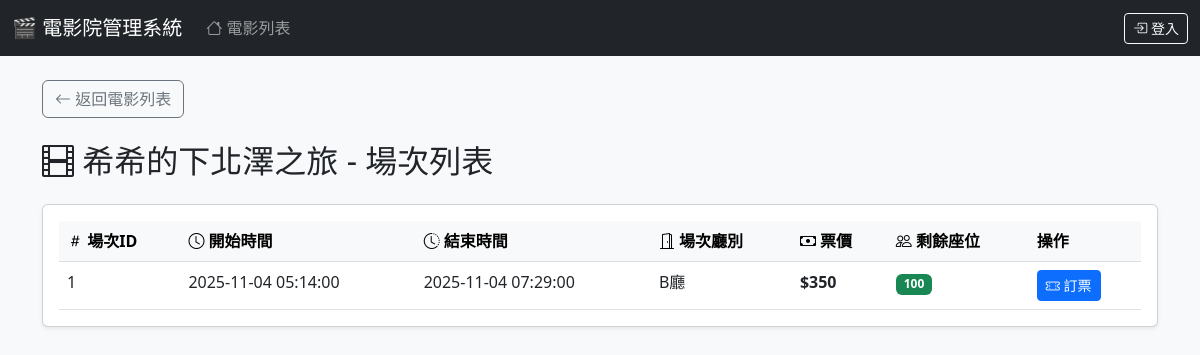
The page /public/screening_list.php?movie_id=1 on the database its author committed.
### tables this page shows
CREATE TABLE `movie` (
  `MovieID` int(15) NOT NULL COMMENT '電影編號',
  `Title` varchar(255) NOT NULL COMMENT '電影名稱',
  `Genre` varchar(255) NOT NULL COMMENT '電影類型',
  `Duration` int(11) NOT NULL COMMENT '電影時長(分鐘)',
  `img` varchar(100) NOT NULL COMMENT '電影圖片的路徑'
);

CREATE TABLE `screening` (
  `ScreeningID` int(15) NOT NULL COMMENT '場次編號',
  `MovieID` int(15) NOT NULL COMMENT '電影編號',
  `StartTime` datetime NOT NULL COMMENT '場次開始時間',
  `Hall` varchar(20) NOT NULL COMMENT '場次廳別',
  `Price` int(11) NOT NULL COMMENT '場次票價',
  `TotalSeats` int(11) NOT NULL COMMENT '場次總座位',
  `AvailableSeats` int(11) NOT NULL COMMENT '場次剩餘座位'
);

### public/screening_list.php (the view, shortened to what this page needs)
<?php
    $movie_id = intval($_GET['movie_id']);
    require_once "../config/db_conn.php";
    $sql_movie = "select * from movie where MovieID = ?";
    $stmt = $db->prepare($sql_movie);
    $stmt->execute([$movie_id]);
    $movie = $stmt->fetch();
    $sql_screenings = "
    SELECT
        s.*,
        endTime(s.StartTime, m.Duration) AS EndTime
    FROM screening s
    JOIN movie m ON s.MovieID = m.MovieID
    WHERE s.MovieID = ?
    ORDER BY s.StartTime ASC
";
    $stmt2 = $db->prepare($sql_screenings);
    $stmt2->execute([$movie_id]);
    $screenings = $stmt2->fetchAll();
?>
<!DOCTYPE html>
<html lang="zh-TW">
<head>
    <link href="https://cdn.jsdelivr.net/npm/bootstrap@5.3.0/dist/css/bootstrap.min.css" rel="stylesheet">
    <link rel="stylesheet" href="https://cdn.jsdelivr.net/npm/bootstrap-icons@1.11.0/font/bootstrap-icons.css">
</head>
<body class="bg-light">
<?php include '../LoginView/navbar.php'; ?>
<div class="container">
    <div class="mb-4">
        <a href="../index.php" class="btn btn-outline-secondary">
            <i class="bi bi-arrow-left"></i> 返回電影列表
        </a>
    </div>
    <h2 class="mb-4">
        <i class="bi bi-film"></i> <?= htmlspecialchars($movie['Title'])?> - 場次列表
    </h2>
    <div class="card shadow-sm">
        <div class="card-body">
            <table class="table table-hover mb-0">
                <thead class="table-light">
                    <tr>
                        <th><i class="bi bi-hash"></i> 場次ID</th>
                        <th><i class="bi bi-clock"></i> 開始時間</th>
                        <th><i class="bi bi-clock-history"></i> 結束時間</th>
                        <th><i class="bi bi-door-open"></i> 場次廳別</th>
                        <th><i class="bi bi-cash"></i> 票價</th>
                        <th><i class="bi bi-people"></i> 剩餘座位</th>
                        <th>操作</th>
                    </tr>
                </thead>
                <tbody>
                    <?php foreach ($screenings as $row) { ?>
                    <tr>
                        <td><?= $row['ScreeningID'] ?></td>
                        <td><?= $row['StartTime'] ?></td>
                        <td><?= $row['EndTime'] ?></td>
                        <td><?= htmlspecialchars($row['Hall']) ?></td>
                        <td><strong>$<?= $row['Price'] ?></strong></td>
                        <td>
                            <?php if ($row['AvailableSeats'] > 20): ?>
                                <span class="badge bg-success"><?= $row['AvailableSeats'] ?></span>
                            <?php elseif ($row['AvailableSeats'] > 0): ?>
                                <span class="badge bg-warning text-dark"><?= $row['AvailableSeats'] ?></span>
                            <?php else: ?>
                                <span class="badge bg-danger">售罄</span>
                            <?php endif; ?>
                        </td>
                        <td>
                            <?php if ($row['AvailableSeats'] > 0): ?>
                                <a class="btn btn-primary btn-sm"
                                   href="booking.php?screening_id=<?= $row['ScreeningID'] ?>">
                                    <i class="bi bi-ticket-perforated"></i> 訂票
                                </a>
                            <?php else: ?>
                                <button class="btn btn-secondary btn-sm" disabled>
                                    <i class="bi bi-x-circle"></i> 已滿座
                                </button>
                            <?php endif; ?>
                        </td>
                    </tr>
                    <?php } ?>
                </tbody>
            </table>
        </div>
    </div>
</div>
</body>
</html>

### rows shown on the page
movie: Title "希希的下北澤之旅"
screening: ScreeningID "1", StartTime "2025-11-04 05:14:00", EndTime "2025-11-04 07:29:00", Hall "B廳", Price "350", AvailableSeats "100"
